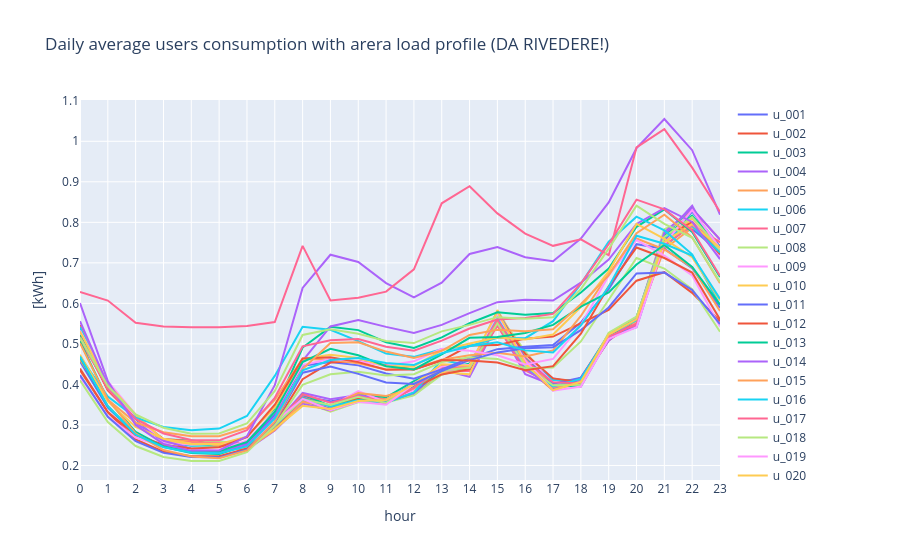

Notebook code cell kept with this figure:
### Code cell
# comparison of average users load profiles with arera load profile for every region in a specified month 

month = 1 # month to be plotted

comparison_average_load_profile_arera_profile(all_user_load_profile_dict, month)
